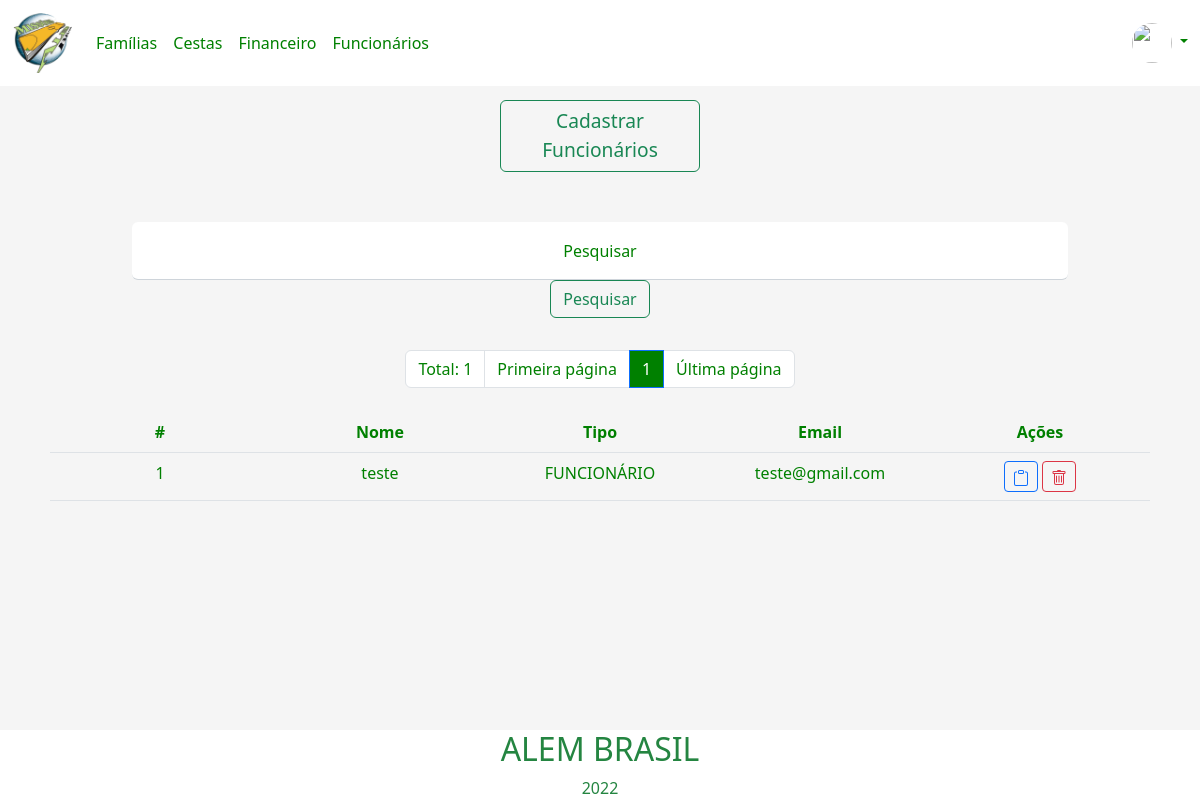
Page /pages/funcionarios/pesquisarFuncionario.php?pesquisarFuncionario=teste (signed in) on the committed database.
### tables this page shows
create table usuario(
    id_usuario int(4) primary key not null auto_increment,
    nome_usuario varchar(20) not null,
    senha_usuario char(40) not null,
    tipo_usuario varchar(1) not null,
    email_usuario varchar(90) not null,
	foto_usuario char(40),
    imagem_usuario blob,
    recuperar_senha varchar(200)
);

### pages/funcionarios/pesquisarFuncionario.php (the view, shortened to what this page needs)
<?php
    if((!isset($_SESSION['nomeUsuario']) == true) and (!isset($_SESSION['tipoUsuario']) == true))
    {
        unset($_SESSION['nomeUsuario']);
        unset($_SESSION['tipoUsuario']);
        header('location: ../../index.php');
    }else if ($_SESSION['tipoUsuario'] != 'A'){
        echo "<script LANGUAGE= 'JavaScript'>
            window.alert('Você não possui acesso a essa página');
            window.location.href='../home.php';
            </script>";
    }else{
        $logado = $_SESSION['idUsuario'];
        $banco = new conexao();
        $con = $banco->getConexao();
        $sql = "select imagem_usuario from usuario where id_usuario = '$logado'";
        $result = $con->query($sql);
        if ($result->rowCount() > 0) {
            while ($row = $result->fetch()) {
            $imagemUsuario = $row['imagem_usuario'];
            }
        }
    }
    $quantidade = 10;
    $pagina = (isset($_GET['pagina']))?(int)$_GET['pagina']:1;
    $inicio = ($quantidade * $pagina) - $quantidade;
    if(!isset($_GET['pesquisarFuncionario'])){
        header("Location: pesquisarFuncionario.php");
    }else{
        $valor_pesquisarFuncionario = $_GET['pesquisarFuncionario'];
    }
?>
<!DOCTYPE html>
<html lang="pt-br">
<head>
    <link href="https://cdn.jsdelivr.net/npm/bootstrap@5.2.0-beta1/dist/css/bootstrap.min.css" rel="stylesheet"
>
</head>
<header>
    <nav class="navbar navbar-expand-lg headerNavBar">
        <div class="container-fluid">
            <a class="navbar-brand" href="../home.php"><img src='../../imgs/logo2.png' width="60"></a>
            <div class="collapse navbar-collapse navBarLinks" id="navbarSupportedContent">
                <ul class="navbar-nav me-auto mb-2 mb-lg-0">
                    <li class="nav-item">
                        <a class="nav-link " href="../responsavelFamilia/responsavelFamilia.php">Famílias</a>
                    </li>
                    <li class="nav-item">
                        <a class="nav-link" href="../cestas/cestas.php">Cestas</a>
                    </li>
                    <li class="nav-item">
                        <a class="nav-link" href="../financeiro/financeiro.php">Financeiro</a>
                    </li>
                    <li class="nav-item">
                        <a class="nav-link" href="funcionarios.php">Funcionários</a>
                    </li>
                </ul>
                <li class="nav-item dropdown dropDownMenu">
                    <a class="nav-link dropdown-toggle" href="#" id="navbarDropdown" role="button"
                        data-bs-toggle="dropdown" aria-expanded="false">
                        <?php echo '<img src="data:../../imgs/conta;base64,' . base64_encode($imagemUsuario) . '" style="border-radius:50px;width: 40px; height: 40px;">' ?>
                    </a>
                </li>
            </div>
        </div>
    </nav>
</header>
<body>
    <div class="container-fluid">
        <div class="row">
            <div class="col m-auto">
                <button type="button" class="btn btn-outline-success buttonCadastro" data-bs-toggle="modal"
                    data-bs-target="#exampleModal">Cadastrar
                    <br> Funcionários</button>
            </div>
        </div>
    </div>
    <form action="pesquisarFuncionario.php" method="get">
        <div class="container justify-content-center barraPesquisa">
                <div class="form-floating">
                    <input class="form-control inputGeral" type="search" name="pesquisarFuncionario"
                    placeholder="Pesquisar">
                    <label class="labelCadastro">Pesquisar</label>
                </div>
                <button type="submit" class="btn btn-outline-success">Pesquisar</button>
        </div>
    </form>
    <ul class="pagination justify-content-center navPaginacao">
        <?php
    $con = mysqli_connect("localhost","root","","ong");
    $sqlTotal = "SELECT id_usuario FROM usuario WHERE nome_usuario LIKE '%$valor_pesquisarFuncionario%'";
    $qrTotal = mysqli_query($con, $sqlTotal) or die( mysqli_error($con));
    $numTotal = mysqli_num_rows($qrTotal);
    $totalPagina = ceil($numTotal/$quantidade);
    ?>
        <li class="page-item"><span class="page-link"><?php echo "Total: ".$numTotal ?></span></li>
        <li class="page-item"><a class="page-link" href="?menuop=usuario&pagina=1&pesquisarFuncionario=<?php echo $valor_pesquisarFuncionario; ?>">Primeira página</a></li>
        <?php
    for($i=1;$i<=$totalPagina;$i++){
        if($i>=($pagina-5) && $i <= ($pagina+5)){
            if($i==$pagina){
                ?>
        <li class="page-item"><span class="page-link active"><?php echo $i ?></span></li>
        <?php
            }else{
                ?>
        <li class="page-item"><a class="page-link" href="?menuop=usuario&pagina= <?php echo $i ?>&pesquisarFuncionario=<?php echo $valor_pesquisarFuncionario; ?>"> <?php echo $i?> </a>
        </li>
        <?php
            }
        }
    }
        ?>
        <li class="page-item"><a class="page-link" href="?menuop=usuario&pagina=<?php echo $totalPagina ?>&pesquisarFuncionario=<?php echo $valor_pesquisarFuncionario; ?>">Última
                página</a></li>
    </ul>
    <div class="container">
        <div class="overflow-auto">
            <div class="column">
                <div class="m-2 ">
                    <table class="table funcionarioTable">
                        <thead>
                            <th scope="col">#</th>
                            <th scope="col">Nome</th>
                            <th scope="col">Tipo</th>
                            <th scope="col">Email</th>
                            <th scope="col">Ações</th>
                        </thead>
                        <tbody>
                            <?php
                                $sql= "SELECT * FROM usuario WHERE nome_usuario LIKE '%$valor_pesquisarFuncionario%' LIMIT $inicio, $quantidade";
                                $banco = new conexao();
                                $con = $banco->getConexao();
                                $result = $con->query($sql);
                                while($row = $result->fetch()){
                                    ?>
                            <tr>
                                <td style='text-align:center'><span
                                        id="nome<?php echo $row['id_usuario']; ?>"><?php echo $row['id_usuario']; ?></span>
                                </td>
                                <td style='text-align:center'><span
                                        id="nome<?php echo $row['nome_usuario']; ?>"><?php echo $row['nome_usuario']; ?></span>
                                </td>
                                <td style='text-align:center'><span id="tipo<?php echo $row['tipo_usuario']; ?>"><?php if($row['tipo_usuario'] == "A"){
                                            echo "ADMINISTRADOR";
                                        }else if ($row['tipo_usuario'] == "F"){
                                            echo "FUNCIONÁRIO";
                                        }else{
                                            echo "ERRO";
                                        } ?></span>
                                </td>
                                <td style='text-align:center'><span
                                        id="email<?php echo $row['email_usuario']; ?>"><?php echo $row['email_usuario']; ?></span>
                                </td>
                                <td style='text-align:center'>
                                    <button class='btn btn-sm btn-outline-primary consultFuncionario'
                                        value="<?php echo $row['id_usuario']; ?>">
                                    </button>
                                    <button class='btn btn-sm btn-outline-danger deleteFuncionario'
                                        value="<?php echo $row['id_usuario']; ?>">
                                    </button>
                                </td>
                            </tr>
                            <?php
                                    }
                                    ?>
                        </tbody>
                    </table>
                </div>
            </div>
        </div>
    </div>
<div class="containerFooter">
        <?php include('../footer.php'); ?>
    </div>
</body>
</html>

### rows in the picture
usuario: id_usuario "1", nome_usuario "teste", tipo_usuario "FUNCIONÁRIO", email_usuario "teste@gmail.com"

### other values in the picture
$numTotal "1"
